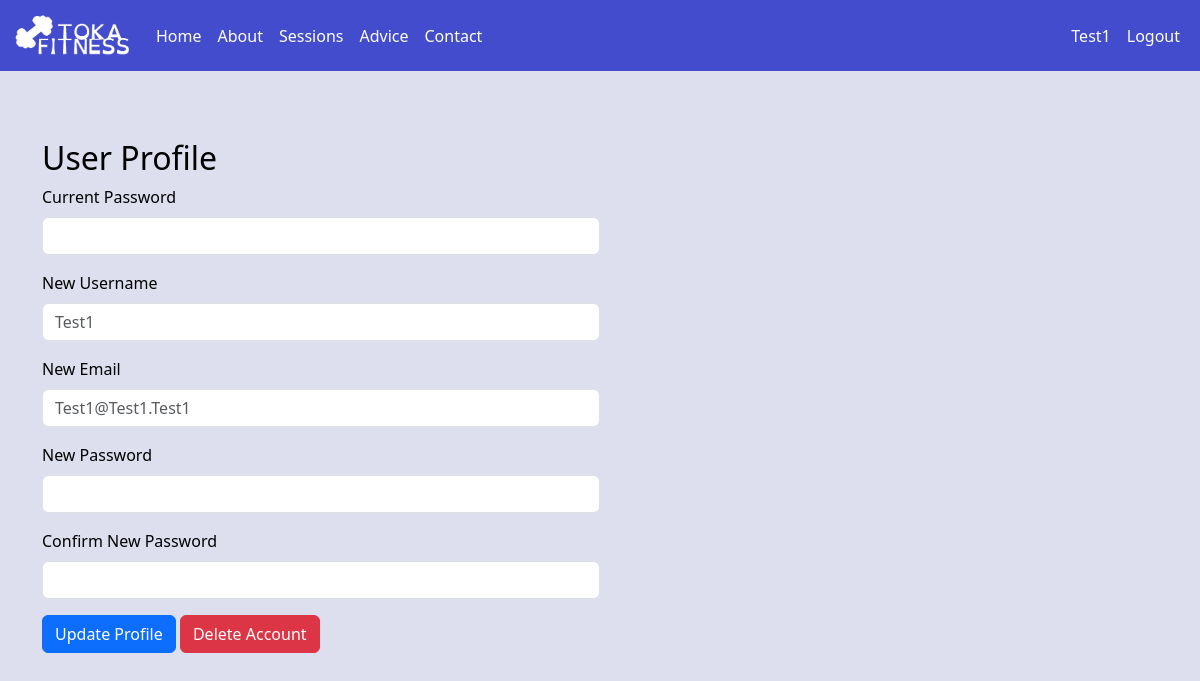
Page /user (signed in) on the committed database.
### tables this page shows
CREATE TABLE "User" (
    "id" INTEGER PRIMARY KEY AUTOINCREMENT,
    "name" TEXT NOT NULL UNIQUE,
    "email" TEXT NOT NULL UNIQUE,
    "password" TEXT NOT NULL,
    "created_at" TIMESTAMP DEFAULT CURRENT_TIMESTAMP
);

### app.py (the view, shortened to what this page needs)
@app.route('/user', methods=['GET', 'POST'])
def user_profile():
    if 'user_id' not in session:
        flash("You need an account to be here.", 'warning')
        return redirect(url_for('login'))
    user_id = session.get('user_id')
    user = db.queryDB("SELECT * FROM User WHERE id = ?", [user_id])
    if not user:
        flash("User not found. Please log in again.", 'danger')
        session.pop('name', None)
        session.pop('user_id', None)
        return redirect(url_for('login'))
    user = user[0]  # Extract the first result (expected one user)
    return render_template('user.html', name=user[1], email=user[2])

### db_connector.py (called while the page is built)
    def connect(self):
        conn = None
        try:
            conn = sqlite3.connect(self.DBname)
        except Exception as e:
            print(f"An error occurred: {e}")
        return conn

    def disconnect(self, conn):
        if conn:
            conn.close()

    def queryDB(self, command, params=[]):
        conn = self.connect()
        cur = conn.cursor()
        cur.execute(command, params)
        result = cur.fetchall()
        self.disconnect(conn)
        return result

### templates/user.html (shortened to what this page needs)
{% extends "base.html" %}
{% block content %}
<div class="container mt-5">
    <h2>User Profile</h2>
    <form method="POST" action="/user">
        <div class="mb-3">
            <label for="currentPassword" class="form-label">Current Password</label>
            <input type="password" class="form-control w-50" id="currentPassword" name="current_password" required>
        </div>
        <div class="mb-3">
            <label for="newUsername" class="form-label">New Username</label>
            <input type="text" class="form-control w-50" id="newUsername" name="new_username" placeholder="{{ name }}">
        </div>
        <div class="mb-3">
            <label for="newEmail" class="form-label">New Email</label>
            <input type="email" class="form-control w-50" id="newEmail" name="new_email" placeholder="{{ email }}">
        </div>
        <div class="mb-3">
            <label for="newPassword" class="form-label">New Password</label>
            <input type="password" class="form-control w-50" id="newPassword" name="new_password">
        </div>
        <div class="mb-3">
            <label for="confirmPassword" class="form-label">Confirm New Password</label>
            <input type="password" class="form-control w-50" id="confirmPassword" name="confirm_password">
        </div>
        <button type="submit" class="btn btn-primary">Update Profile</button>
        <button type="button" class="btn btn-danger" data-bs-toggle="modal" data-bs-target="#deleteAccountModal">Delete Account</button>
    </form>
</div>
{% endblock %}

### templates/base.html (shortened to what this page needs)
<!DOCTYPE html>
<html lang="en">
  <head>
    <link
      href="https://cdn.jsdelivr.net/npm/bootstrap@5.3.3/dist/css/bootstrap.min.css"
      rel="stylesheet"
    />
  </head>
  <body>
    <nav class="navbar sticky-top navbar-expand-lg">
      <div class="container-fluid">
        <a class="navbar-brand" href="/">
          <img
            src="/static/logo-but-its-white.png"
            alt="Gnarp Catalog"
            width="120"
            height="45"
          />
        </a>
        <div class="collapse navbar-collapse" id="navbarSupportedContent">
          <ul class="navbar-nav me-auto mb-2 mb-lg-0">
            <li class="nav-item">
              <a class="nav-link active" aria-current="page" href="/">Home</a>
            </li>
            <li class="nav-item">
              <a class="nav-link" href="/about">About</a>
            </li>
            <li class="nav-item">
              <a class="nav-link" href="/sessions">Sessions</a>
            </li>
            <li class="nav-item">
              <a class="nav-link" href="/advice">Advice</a>
            </li>
            <li class="nav-item">
              <a class="nav-link" href="/contact">Contact</a>
            </li>
          </ul>
        </div>
        <div class="d-flex align-items-center">
          <ul class="navbar-nav mb-2 mb-lg-0">
            {% if session.get('user_id') %}
            <li class="nav-item">
              <a class="nav-link" href="/user">{{ session.get('name') }}</a>
            </li>
            <li class="nav-item">
              <a class="nav-link" href="/logout">Logout</a>
            </li>
            {% endif %}
          </ul>
        </div>
      </div>
    </nav>
    <main>
       {% block content %}{% endblock %}
    </main>
  </body>
</html>

### templates/base.html (style rules this page uses)
body { background-color: #dddeee; color: #000; }
.navbar, footer { background-color: #434ccc; }
main { padding: 20px; min-height: 90vh; }
.navbar { background-color: #434ccc; }
.navbar-brand, .nav-link { color: white !important; }
a { color: inherit; }

### rows in the picture
User: get "Test1", new_username "Test1", new_email "Test1@Test1.Test1"
